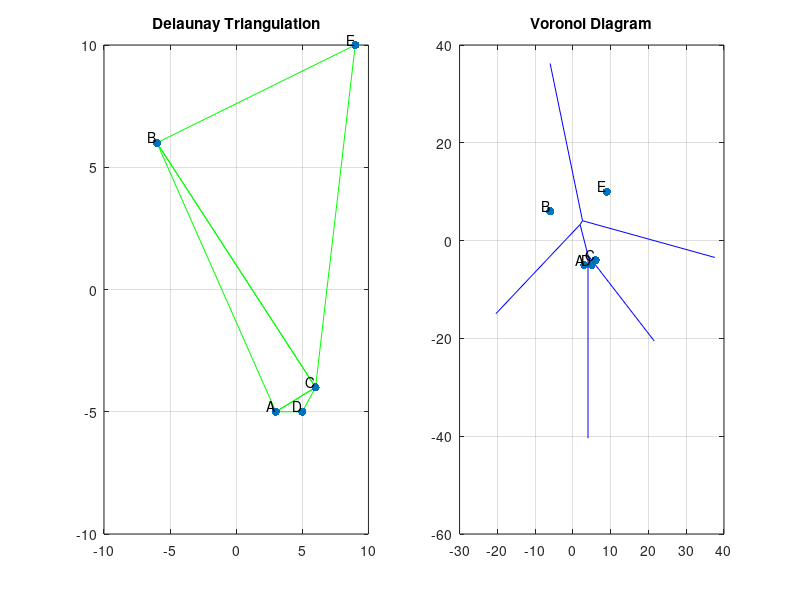

Here is the MATLAB script that generated this plot:
% Define points
points = [3, -5;    % A
          -6, 6;    % B
           6, -4;   % C
           5, -5;   % D
           9, 10];  % E

% Compute Delaunay Triangulation
tri = delaunay(points(:,1), points(:,2));

% Create a larger figure
figure('Position', [100, 100, 1200, 600]); % Adjust size as needed

% Plot Delaunay Triangulation
subplot(1, 2, 1, 'Position', [0.05, 0.1, 0.4, 0.8]); % [left, bottom, width, height]
triplot(tri, points(:,1), points(:,2), 'g');
hold on;
scatter(points(:,1), points(:,2), 'ro', 'filled');
labels = {'A', 'B', 'C', 'D', 'E'};
for i = 1:length(points)
    text(points(i,1), points(i,2), labels{i}, 'VerticalAlignment', 'bottom', 'HorizontalAlignment', 'right');
end
title('Delaunay Triangulation');
grid;
hold off;

% Compute Voronoi Diagram
[vx, vy] = voronoi(points(:,1), points(:,2));

% Plot Voronoi Diagram
subplot(1, 2, 2, 'Position', [0.55, 0.1, 0.4, 0.8]); % [left, bottom, width, height]
plot(vx, vy, 'b');
hold on;
scatter(points(:,1), points(:,2), 'ro', 'filled');
for i = 1:length(points)
    text(points(i,1), points(i,2), labels{i}, 'VerticalAlignment', 'bottom', 'HorizontalAlignment', 'right');
end
title('Voronoi Diagram');
grid;
hold off;
